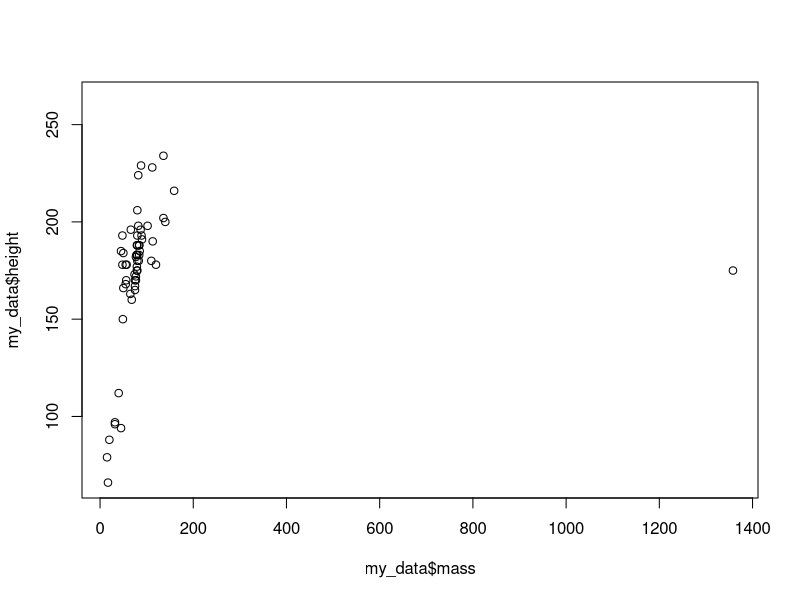
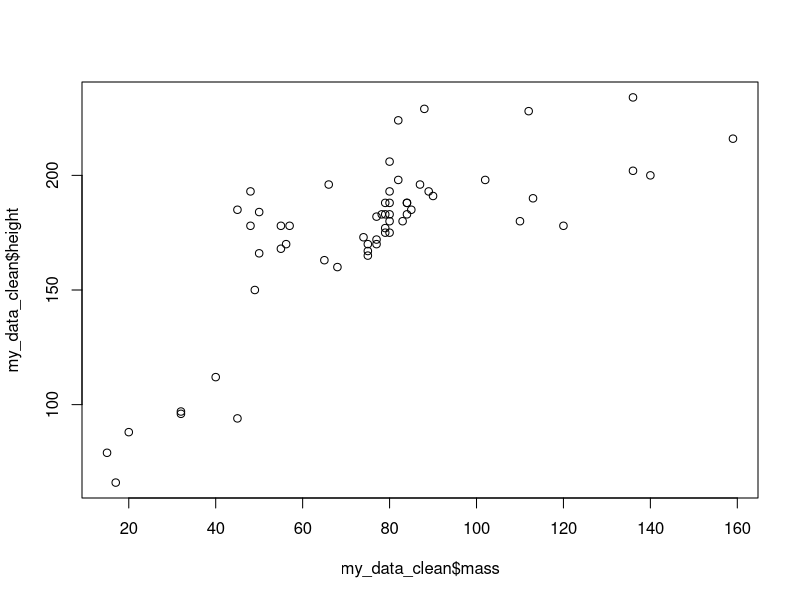
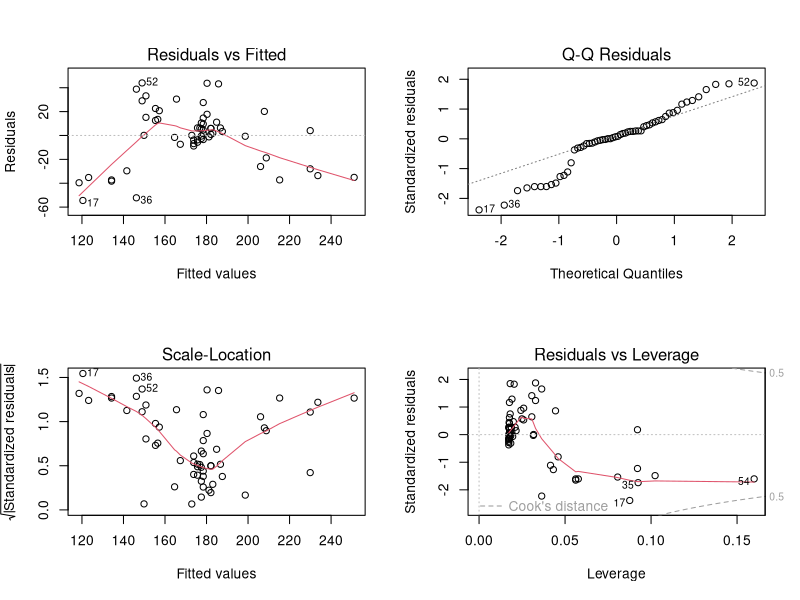
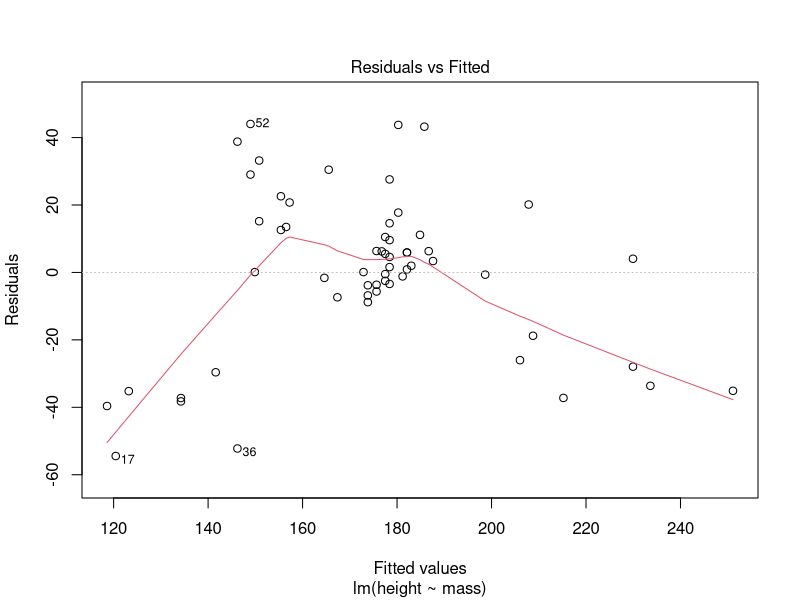
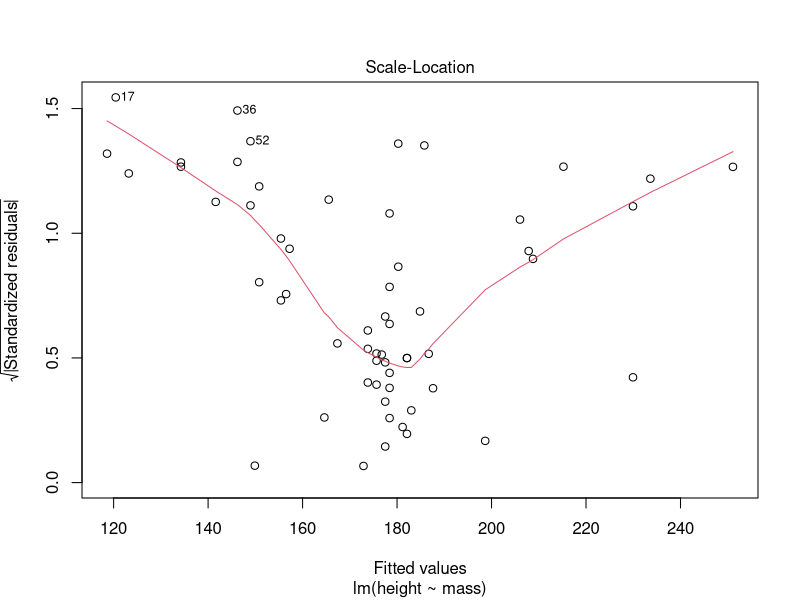
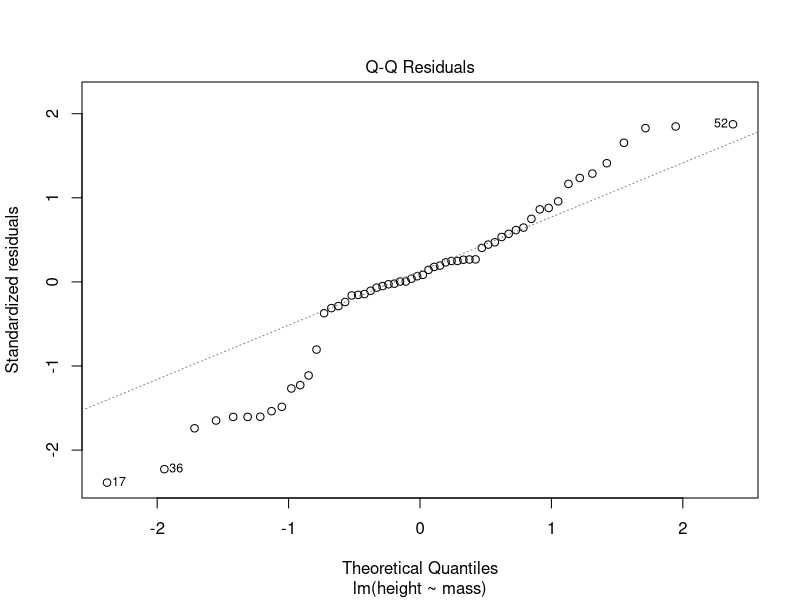
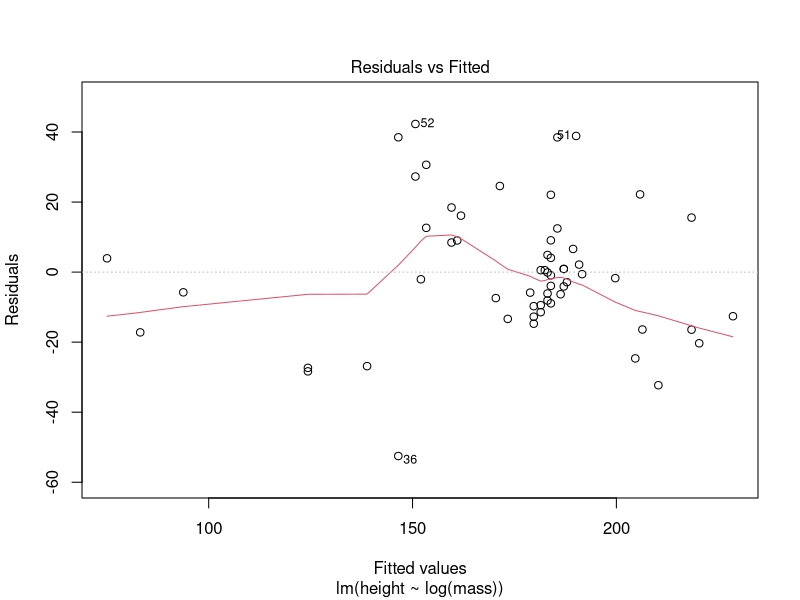
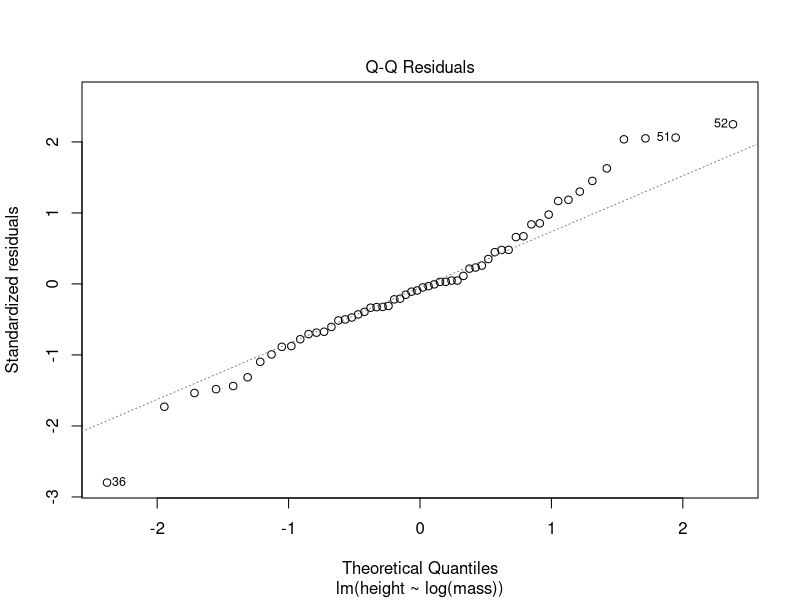

Generate these figures, in order, with R: (Note: this script raises an error after producing the figures.)
## ---- chunk 1
knitr::opts_chunk$set(echo = TRUE)
## ---- chunk 2
library(tidyverse)
my_data <- starwars

glimpse(my_data)
head(my_data)
## ---- chunk 3
plot(my_data$mass, my_data$height)

summary(my_data$mass)
## ---- chunk 4
my_data_clean <- my_data %>% filter(mass < 600)

plot(my_data_clean$mass, my_data_clean$height)
## ---- chunk 5
SLR_model <- lm(height~mass, my_data_clean)
summary(SLR_model)
## ---- chunk 6
par(mfrow = c(2, 2))
plot(SLR_model)
## ---- chunk 7
par(mfrow = c(1, 1))
plot(SLR_model, 1)
## ---- chunk 8
par(mfrow = c(1, 1))
plot(SLR_model, 3)
## ---- chunk 9
par(mfrow = c(1, 1))
plot(SLR_model, 2)
## ---- chunk 10
SLR_model_log <- lm(height~log(mass), my_data_clean)
summary(SLR_model_log)

plot(SLR_model_log,1)
plot(SLR_model_log,2)
plot(SLR_model_log,3)
## ---- chunk 11
my_data_clean <- my_data_clean %>% 
  mutate(height_over180 = case_when(height > 180 ~ 1,
                                    height <=180 ~ 0))
## ---- chunk 12
plot(my_data_clean$mass, my_data_clean$height_over180)
## ---- chunk 13
logit_model <- glm(height_over180~mass, my_data_clean, family=binomial)
summary(logit_model)
## ---- chunk 14
my_data_clean <- my_data_clean %>% mutate(predicted_prob=predict(logit_model, type="response"))

my_data_clean %>% ggplot(aes(x=mass, y=predicted_prob, y=height_over180)) + 
  geom_point() 
## ---- chunk 15
my_data_clean <- my_data_clean %>% mutate(predicted_log_odds=predict(logit_model))

my_data_clean %>% ggplot(aes(x=mass, y=predicted_log_odds)) + 
  geom_point()
## ---- chunk 16
library(car) # boxTidwell is in the car package
boxTidwell(height_over180 ~ mass, data=my_data_clean)
## ---- chunk 17
plot(logit_model, id.n = 4,  which = 4)
## ---- chunk 18
vif(logit_model) # won't work because only one predictor

big_model <- glm(height_over180 ~ birth_year+sex+mass, data=my_data_clean, family=binomial)
vif(big_model)
## ---- chunk 19
summary(lm(height ~ mass, data=my_data))

summary(lm(height ~ mass, data=my_data))$coefficients[,4]
## ---- chunk 20

## ---- chunk 21

## ---- chunk 22

## ---- chunk 23

## ---- chunk 24

